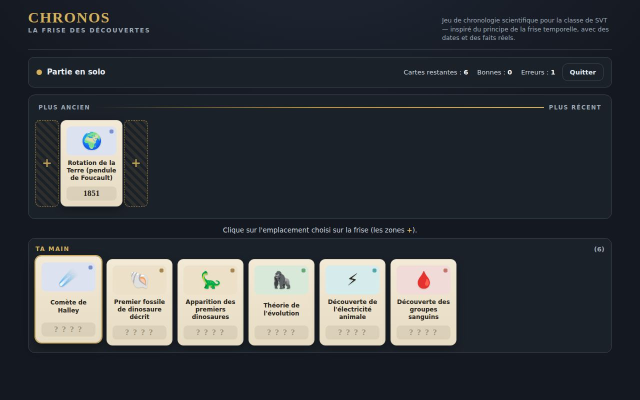
#> input picture images/boite-a-outils/chronos.jpg, 1280 x 800 px (shown at 1/2 size)
$ python grille.py ../../../images/boite-a-outils/chronos.jpg out.png
#> lines starting #> are read from the running program, lines starting #| are printed output that depends on the picture
# grille.py page.png sortie.png : réduit la page et trace une grille 10 % pour repérer les cadrages
import sys
from PIL import Image, ImageDraw
im=Image.open(sys.argv[1]).convert('RGB'); w,h=im.size; k=1000/h; im=im.resize((int(w*k),1000))
#> further down, im is the input picture: PIL image 1280x800 RGB; mean R, G, B 56.4, 60, 64.2
#> after `w, h = im.size`: w = 1280; h = 800
#> after `k = 1000 / h`: k = 1.25
d=ImageDraw.Draw(im); W,H=im.size
#> after `W, H = im.size`: W = 1600; H = 1000
for i in range(1,20):
    x=W*i/20; y=H*i/20; c=(255,0,0) if i%2==0 else (255,170,170)
    d.line([(x,0),(x,H)],fill=c,width=1); d.line([(0,y),(W,y)],fill=c,width=1)
    d.text((x+2,2),str(i*5),fill=(200,0,0)); d.text((2,y+2),str(i*5),fill=(200,0,0))
im.save(sys.argv[2])
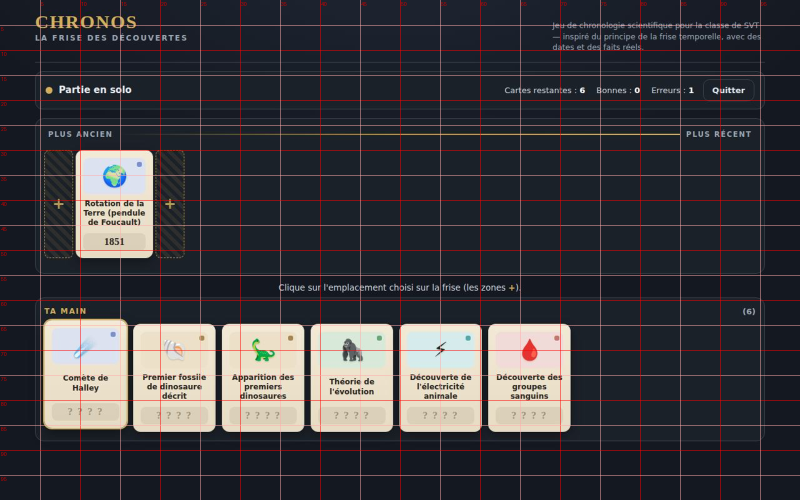
#> saved as out.png: PIL image 1600x1000 RGB (shown at 1/2 size); mean R, G, B 62.5, 60.7, 64.9

$ run again, on images/boite-a-outils/svtlist.jpg
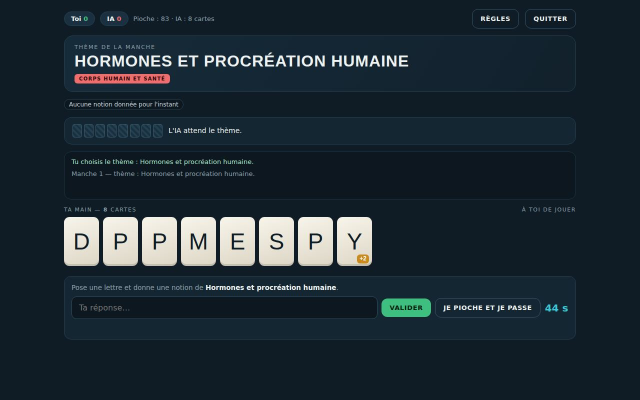
#> input picture images/boite-a-outils/svtlist.jpg, 1280 x 800 px (shown at 1/2 size)
#> im is the input picture: PIL image 1280x800 RGB; mean R, G, B 30.8, 43.9, 52.3
#> im: PIL image 1600x1000 RGB
#> `im.save(sys.argv[2])`:
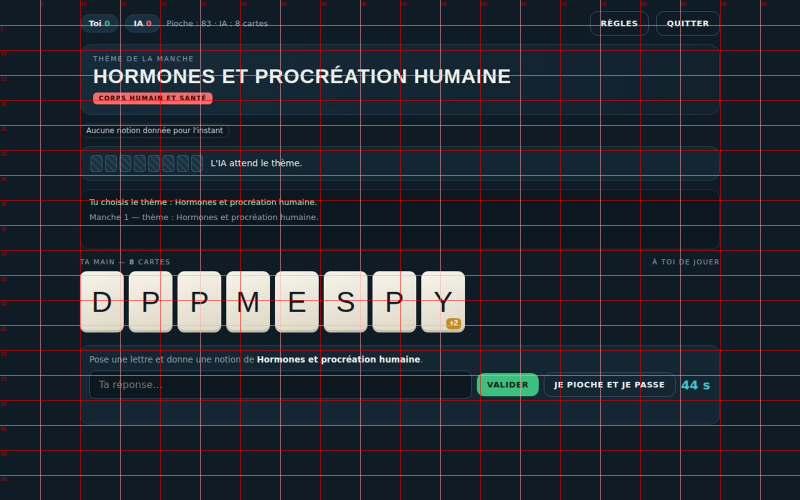
#> saved as out.png: PIL image 1600x1000 RGB (shown at 1/2 size); mean R, G, B 37.7, 45.2, 53.4
